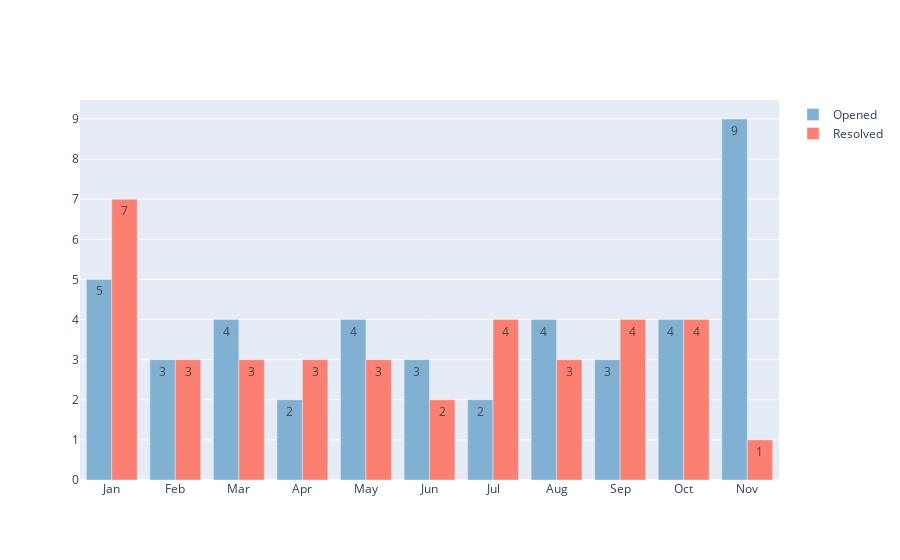

Here is the notebook cell this chart was saved with:
### Code cell
# Create figure for 'df_inc_open_and_close'
colors = px.colors.qualitative.Set3

fig2 = go.Figure(data=[
    go.Bar(name='Opened', x=get_month_names, y=year_month_count_opened, text=year_month_count_opened, marker=dict(color=colors[4])),
    go.Bar(name='Resolved', x=get_month_names, y=year_month_count_resolved, text=year_month_count_resolved, marker=dict(color=colors[3])),
])

fig2.show()

### Figure 1 — Plotly figure (JSON) as saved in the notebook; plotly's stock layout.template omitted (floating-point values rounded to 4 significant figures)
{"data": [{"marker": {"color": "rgb(128,177,211)"}, "name": "Opened", "text": ["5", "3", "4", "2", "4", "3", "2", "4", "3", "4", "9"], "type": "bar", "x": ["Jan", "Feb", "Mar", "Apr", "May", "Jun", "Jul", "Aug", "Sep", "Oct", "Nov"], "y": [5, 3, 4, 2, 4, 3, 2, 4, 3, 4, 9]}, {"marker": {"color": "rgb(251,128,114)"}, "name": "Resolved", "text": ["7", "3", "3", "3", "3", "2", "4", "3", "4", "4", "1"], "type": "bar", "x": ["Jan", "Feb", "Mar", "Apr", "May", "Jun", "Jul", "Aug", "Sep", "Oct", "Nov"], "y": [7, 3, 3, 3, 3, 2, 4, 3, 4, 4, 1]}], "layout": {}}
